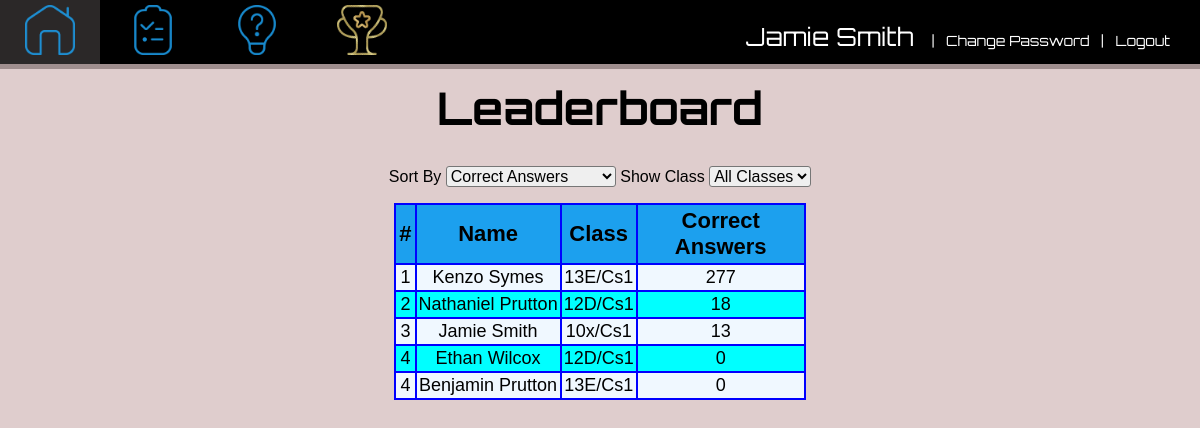
/leaderboard (signed in), run on the app's committed database.
### app1/models.py (models this page shows, shortened)
class Student(models.Model):
    first_name = models.CharField(max_length=200, null=True)
    last_name = models.CharField(max_length=200, null=True)
    noOfCorrectAnswers = models.IntegerField(default=0)
    totalQuestionsAnswered = models.IntegerField(default=0)
    quizQuestionsAnswered = models.IntegerField(default=0)
    quizCorrectAnswers = models.IntegerField(default=0)
    quizAverage = models.FloatField(default = 0)
    noOfQuizzesCompleted = models.IntegerField(default = 0)
    average = models.FloatField(default = 0)
    username = models.ForeignKey(User, to_field = "username", null = False, on_delete=models.CASCADE)
    className = models.ForeignKey(Class, to_field = "name", null =True, on_delete=models.SET_NULL)
    targetGrade = models.ForeignKey(Grade, default=getDefaultGrade, on_delete=models.CASCADE)

### app1/views.py (the view)
# urls.py: path("leaderboard", views.leaderboard, name = "leaderboard"),
def leaderboard(request):
    if request.user.is_authenticated:
        template = loader.get_template("leaderboard.html")
        mode = request.POST.get("mode", "noc") #leaderboard has different sorting modes. noc = number of correct answers, avg = average, tqa = total questions answered
        myClass = str(request.POST.get("class", "all"))
        if myClass == "all": #get all student records if no class is specified
            students = Student.objects.all().values()
        else:#get student records for the class specified in the leaderboard page
            students = Student.objects.filter(className = myClass).values()
        if mode == "avg":
            for student in students:
                student["data"] = student["average"]
        elif mode == "tqa":
            for student in students:
                student["data"] = student["totalQuestionsAnswered"] + student["quizQuestionsAnswered"]
        else:
            for student in students:
                student["data"] = student["noOfCorrectAnswers"] + student["quizCorrectAnswers"]
        i = 1
        j = 1
        students = list(students)
        for a in range(len(students) - 1):
            for b in range(len(students) - 1):
                if students[b]["data"] < students[b+1]["data"]:
                    tmp = students[b]
                    students[b] = students[b+1]
                    students[b+1] = tmp
        try:
            prevstudent = students[0]
            for student in students:
                if student["data"] == prevstudent["data"] and i != 1:
                    i = i - 1
                student["row"] = j
                student["index"] = i
                i+=1
                j+=1
                prevstudent = student
        except:
            pass
        classes = Class.objects.all().values() #get all class records to be passed to the html form as options in the select class box
        context = { #data passed to html form
            "currentUser" : User.objects.get(username=request.user.username),
            "students" : students,
            "mode" : mode,
            "classes" : classes,
            "myClass" : myClass,
        }
        return HttpResponse(template.render(context, request))
    else:
        return redirect("/")

### templates/leaderboard.html (shortened to what this page needs)
{%extends "base.html"%}
{%load static%}
    {%block navigation%}
    <div class = "navigation">
        <div class = "element" onclick = "window.location = '/'"> <img class = "home" src = "{% static 'images/home_inactive.png'%}"> </div>
        <div class = "element" onclick = "window.location = '/student/assignments/list'"> <img class = "assignments" src = "{% static 'images/assignments_inactive.png'%}"> </div>
        <div class = "element" onclick = "window.location = '/quiz/start'"> <img class = "quizzes" src = "{% static 'images/questions_inactive.png'%}"> </div>
        <div class = "element" onclick = "window.location = '/leaderboard'"> <img class = "leaderboard" src = "{% static 'images/lb_active.gif'%}"></div>
        <div class = "nameContainer"> <p class = "name"><span class = "name">{{currentUser.first_name}} {{currentUser.last_name}} </span>&nbsp;&nbsp;  |&nbsp;&nbsp; <a class = "logout" href = "/changepassword">Change Password</a> &nbsp;&nbsp;|&nbsp;&nbsp; <a class = "logout" href = "{% url 'logout' %}">Logout</a></p> </div>
    </div>
    {%endblock%}
    {%block content%}
    <link rel = "stylesheet" href = "{%static 'css/leaderboard.css'%}">
    <h1> Leaderboard</h1>
    <div class = "content">
        <form method = "POST" action = "">
            <span class = "text">Sort By
            <select class = "mode" name = "mode" onchange = "this.form.submit();" >
                <option value = "noc" {%if mode == "noc"%} selected {%endif%}> Correct Answers</option>
            </select>
            Show Class
            <select class = "class" name = "class" onchange = "this.form.submit();">
                {%if myClass == "all"%}
                <option value = "all" selected>All Classes</option>
                {%else%}
                <option value = "all">All Classes</option>
                {%endif%}
            </select></span>
        </form>
        <div class = "table">
        <table>
            <tr> <th>#</th><th>Name</th><th>Class</th><th class = "column">{%if mode == "avg"%}Assignment Average{%elif mode == "tqa"%} Questions Answered{%else%}Correct Answers{%endif%}</th></tr>
            {%for student in students%}
            <tr {%if student.row|divisibleby:2 %} class = "even" {%else%} class = "odd"{%endif%} {%if student.username == request.user.username%}id = "mee"{%endif%}><td>{{student.index}}</td><td>{{student.first_name}} {{student.last_name}}</td><td>{{student.className_id}}</td><td> {{student.data}}</td>
            {%endfor%}
        </table>
        </div>
    </div>
    {%endblock%}

### static/css/base.css (style rules this page uses)
body { background-color:rgba(202, 172, 172, 0.6); }
h1 { font-family: 'Orbitron', serif; font-weight: bold; font-size:45px; }
.navigation { position:fixed; top:0; left:0; right:0; background-color:black; background-size: 100%; box-shadow: 0px 5px rgba(118, 101, 101, 0.6); z-index: 1000; }
div.element { display:inline-block; width: 100px; height:64px; }
img { height: 50px; margin-top: 5px; margin-bottom: 5px; margin-left: 5px; text-align:center; }
p.name { color:white; display:inline; text-align:top; font-family: "Orbitron", sans-serif; font-size:14px; }
span.name { font-size:25px; font-family: "Orbitron", sans-serif; }
div.nameContainer { position:absolute; top:21px; right:30px; }
a.logout { color:white; text-decoration: none; }
.home { margin-left: 25px; }
.assignments { margin-left:24px; }
.quizzes { margin-left:24px; }
.leaderboard { margin-left:25px; }
h1 { margin-top:80px; }

### static/css/leaderboard.css (style rules this page uses)
tr.even { background-color:aqua; }
tr.odd { background-color:aliceblue; }
td, tr, th, table { border:2px solid blue; border-collapse: collapse; border-spacing: 0px; font-family:Tahoma, Geneva, Verdana, sans-serif; text-align:center; }
th { background-color:#1ca0ee; }
th { padding:3px; }
h1, div.content { text-align:center; }
table { margin:auto; }
th { font-size:22px; }
td { font-size:18px; padding:2px; }
span.text, select { font-size:16px; font-family: Tahoma, Geneva, Verdana, sans-serif; display:inline-block; }
select { border-radius:3px; }
th.column { width:160px; }

### data on the page
Student: index "1", first_name "Kenzo", last_name "Symes", className_id "13E/Cs1", data "277"
Student: index "2", first_name "Nathaniel", last_name "Prutton", className_id "12D/Cs1", data "18"
Student: index "3", first_name "Jamie", last_name "Smith", className_id "10x/Cs1", data "13"
Student: index "4", first_name "Ethan", last_name "Wilcox", className_id "12D/Cs1", data "0"
Student: index "4", first_name "Benjamin", last_name "Prutton", className_id "13E/Cs1", data "0"

### other printed values
{{ currentUser.first_name }} "Jamie"
{{ currentUser.last_name }} "Smith"
